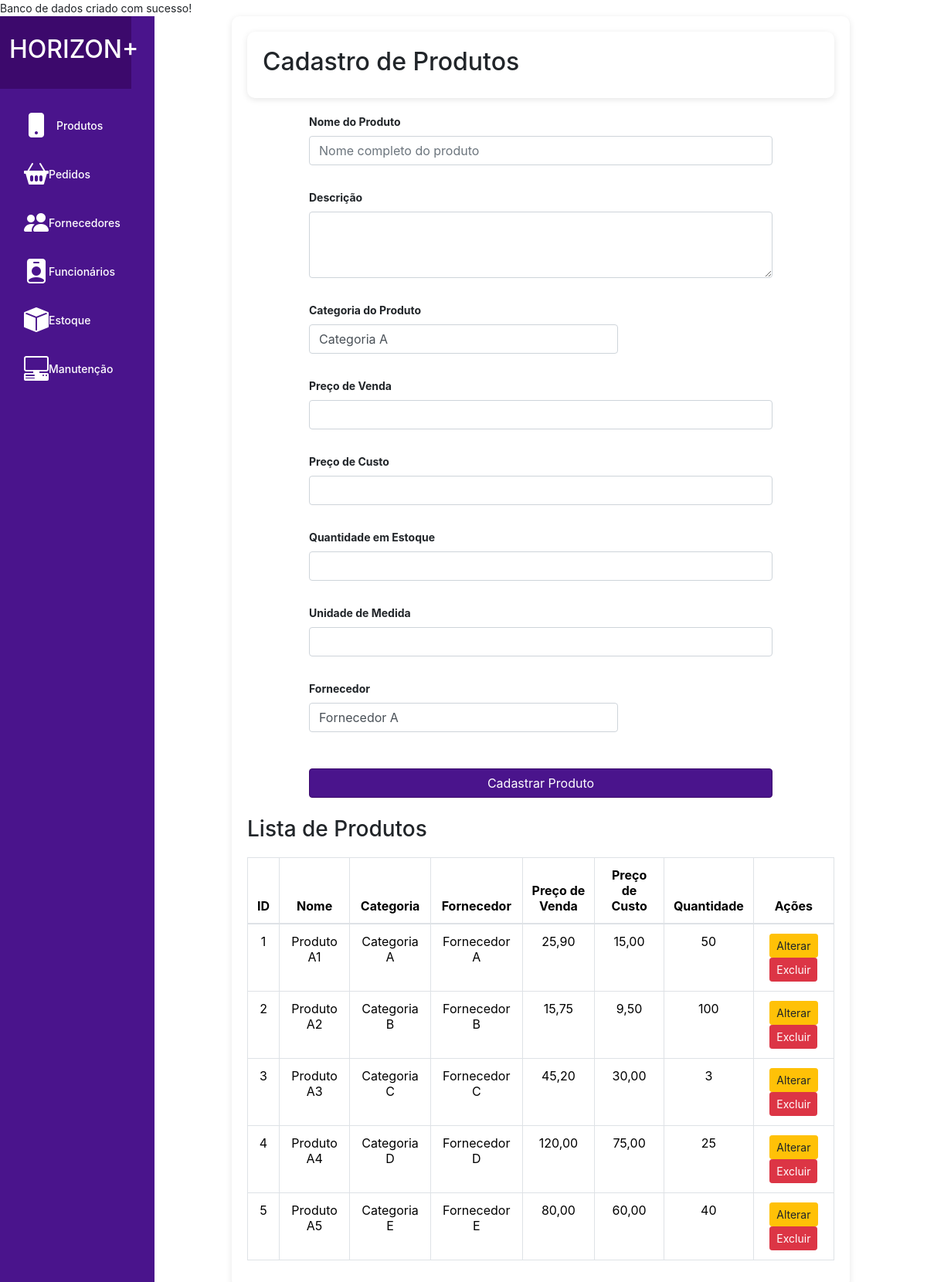
/produtos.php, run on the app's committed database.
### tables this page shows
CREATE TABLE IF NOT EXISTS produtos (
    produto_id INT(11) AUTO_INCREMENT PRIMARY KEY,
    nome VARCHAR(100) NOT NULL,
    descricao TEXT NOT NULL,
    categoria_id INT NOT NULL,
    preco_venda DECIMAL(10,2),
    preco_custo DECIMAL(10,2),
    quantidade_estoque INT,
    unidade_medida VARCHAR(50),
    fornecedor_id INT NOT NULL,
    FOREIGN KEY (categoria_id) REFERENCES categorias(categoria_id),
    FOREIGN KEY (fornecedor_id) REFERENCES fornecedores(fornecedor_id)
);

CREATE TABLE IF NOT EXISTS categorias (
    categoria_id INT(11) AUTO_INCREMENT PRIMARY KEY,
    nome VARCHAR(100) NOT NULL,
    descricao TEXT
);

CREATE TABLE IF NOT EXISTS fornecedores (
    fornecedor_id INT(11) AUTO_INCREMENT PRIMARY KEY,
    nome VARCHAR(100) NOT NULL,
    telefone VARCHAR(20) NOT NULL,
    email VARCHAR(100) NOT NULL,
    endereco VARCHAR(255)
);

### produtos.php (the view, shortened to what this page needs)
<?php
include 'config.php';
$categories = $conn->query("SELECT * FROM categorias")->fetchAll();
$suppliers = $conn->query("SELECT * FROM fornecedores")->fetchAll();
$products = $conn->query("SELECT produtos.*, categorias.nome AS category_name, fornecedores.nome AS supplier_name
FROM produtos
JOIN categorias ON produtos.categoria_id = categorias.categoria_id
JOIN fornecedores ON produtos.fornecedor_id = fornecedores.fornecedor_id")->fetchAll();
?>
<!DOCTYPE html>
<html lang="pt-br">
<head>
    <link rel="stylesheet" href="src/css/styles.css">
    <link href="https://cdn.jsdelivr.net/npm/bootstrap@5.3.3/dist/css/bootstrap.min.css" rel="stylesheet">
    <link href="https://stackpath.bootstrapcdn.com/bootstrap/4.5.2/css/bootstrap.min.css" rel="stylesheet">
    <link rel="stylesheet" href="https://cdnjs.cloudflare.com/ajax/libs/bootstrap-icons/1.10.3/font/bootstrap-icons.min.css">
    <link rel="stylesheet" href="src/css/styles.css">
</head>
<body>
    <body>
    <div class="container-fluid">
    <div class="row">
    <nav class="col-md-2 d-none d-md-block bg-purple sidebar">
                <div class="logo text-center py-4">
                    <h2>HORIZON+</h2>
                </div>
                <div class="sidebar-sticky">
                    <ul class="nav flex-column">
                        <li class="nav-item">
                            <a class="nav-link active" href="produtos.php">
                                <i class="bi bi-phone-fill icon-large"></i>
                                <span>Produtos</span>
                            </a>
                        </li>
                        <li class="nav-item"><a class="nav-link" href="pedidos.php"><i class="bi bi-basket2-fill icon-large"></i> Pedidos</a></li>
                        <li class="nav-item"><a class="nav-link" href="fornecedores.php"><i class="bi bi-people-fill icon-large"></i> Fornecedores</a></li>
                        <li class="nav-item"><a class="nav-link" href="funcionarios.php"><i class="bi bi-person-badge-fill icon-large"></i> Funcionários</a></li>
                        <li class="nav-item"><a class="nav-link" href="estoque.php"><i class="bi bi-box-fill icon-large"></i> Estoque</a></li>
                        <li class="nav-item"><a class="nav-link" href="manutencao.php"><i class="bi bi-pc-display-horizontal icon-large"></i> Manutenção</a></li>
                    </ul>
                </div>
            </nav>
        <main role="main" class="col-md-10 ml-sm-auto px-4">
            <div class="container">
                <div class="container"><h1 class="h2">Cadastro de Produtos</h1></div>
                <form id="productForm" method="POST">
                    <div class="form-group">
                        <label for="productName">Nome do Produto</label>
                        <input type="text" class="form-control" id="productName" name="productName" placeholder="Nome completo do produto" maxlength="100" required>
                    </div>
                    <div class="form-group">
                        <label for="productDescription">Descrição</label>
                        <textarea class="form-control" id="productDescription" name="productDescription" rows="3" required></textarea>
                    </div>
                    <div class="form-group">
                        <label for="productCategory">Categoria do Produto</label>
                        <select class="form-control" id="productCategory" name="productCategory" required>
                            <?php foreach ($categories as $category): ?>
                                <option value="<?= $category['categoria_id'] ?>"><?= htmlspecialchars($category['nome']) ?></option>
                            <?php endforeach; ?>
                        </select>
                    </div>
                    <div class="form-group">
                        <label for="productPriceSale">Preço de Venda</label>
                        <input type="text" class="form-control" id="productPriceSale" name="productPriceSale" required>
                    </div>
                    <div class="form-group">
                        <label for="productPriceCost">Preço de Custo</label>
                        <input type="text" class="form-control" id="productPriceCost" name="productPriceCost" required>
                    </div>
                    <div class="form-group">
                        <label for="productStockQuantity">Quantidade em Estoque</label>
                        <input type="number" class="form-control" id="productStockQuantity" name="productStockQuantity" required>
                    </div>
                    <div class="form-group">
                        <label for="productUnit">Unidade de Medida</label>
                        <input type="text" class="form-control" id="productUnit" name="productUnit" required>
                    </div>
                    <div class="form-group">
                        <label for="productSupplier">Fornecedor</label>
                        <select class="form-control" id="productSupplier" name="productSupplier" required>
                            <?php foreach ($suppliers as $supplier): ?>
                                <option value="<?= $supplier['fornecedor_id'] ?>"><?= htmlspecialchars($supplier['nome']) ?></option>
                            <?php endforeach; ?>
                        </select>
                    </div>
                    <button type="submit" class="btn btn-primary">Cadastrar Produto</button>
                </form>
                <div id="productList" class="mt-4">
                    <h3>Lista de Produtos</h3>
                    <table class="table table-bordered">
                        <thead>
                            <tr>
                                <th>ID</th>
                                <th>Nome</th>
                                <th>Categoria</th>
                                <th>Fornecedor</th>
                                <th>Preço de Venda</th>
                                <th>Preço de Custo</th>
                                <th>Quantidade</th>
                                <th>Ações</th>
                            </tr>
                        </thead>
                        <tbody>
                            <?php foreach ($products as $product): ?>
                                <tr>
                                    <td><?= $product['produto_id'] ?></td>
                                    <td><?= htmlspecialchars($product['nome']) ?></td>
                                    <td><?= htmlspecialchars($product['category_name']) ?></td>
                                    <td><?= htmlspecialchars($product['supplier_name']) ?></td>
                                    <td><?= number_format($product['preco_venda'], 2, ',', '.') ?></td>
                                    <td><?= number_format($product['preco_custo'], 2, ',', '.') ?></td>
                                    <td><?= $product['quantidade_estoque'] ?></td>
                                    <td>
                                    <a href="update_produto.php?id=<?= $product['produto_id'] ?>" class="btn btn-warning btn-sm">Alterar</a>
                                    <a href="delete_produto.php?id=<?= $product['produto_id'] ?>" class="btn btn-danger btn-sm">Excluir</a>
                                    </td>
                                </tr>
                            <?php endforeach; ?>
                        </tbody>
                    </table>
                </div>
                </div>
            </div>
    </div>

### src/css/styles.css (style rules this page uses)
:root { --bg-purple: #4A148C; --depp-purple: #3c096c; --text-white: #fff; --font-size-logo: 1.5rem; --font-weight-bold: bold; --font-size-base: 0.875rem; --padding-top-sidebar: 0; --margin-bottom-logo: 20px; --icon-size-small: 16px; --icon-size-medium: 24px; --icon-size-large: 32px; }
body { font-size: var(--font-size-base); }
select { width: 400px !important; }
.sidebar { background-color: var(--bg-purple); height: auto; padding-top: var(--padding-top-sidebar); }
.sidebar .logo { position: relative; text-align: center; color: var(--text-white); font-size: var(--font-size-logo); font-weight: bolder; padding: 15px; margin: 0; margin-left: -15px; width: 100%; max-width: 100%; background-color: var(--deep-purple); }
.sidebar .nav-link { color: var(--text-white); font-weight: 500; display: flex; align-items: center; margin-top: 15px; }
.sidebar .nav-link.active { color: var(--text-white); }
.sidebar .nav-link span { margin-left: 10px; }
.sidebar-sticky { position: -webkit-sticky; position: sticky; top: 0; height: calc(100vh - 48px); padding-top: 0.5rem; overflow-x: hidden; overflow-y: auto; }
.form-group label { font-weight: var(--font-weight-bold); }
input { display: block; height: 37px; border: 1px solid #ccc; border-radius: 4px; padding: 4px 10px; }
.icon-large { font-size: var(--icon-size-large); }
@media (max-width: 1200px) { .sidebar .logo { font-size: calc(var(--font-size-logo) * 0.9); padding: 12px; } }

### produtos.php (style rules this page uses)
:root { --bg-purple: #4A148C; --deep-purple: #3c096c; --text-white: #fff; --border-color: #ddd; }
.container { width: 100%; max-width: 800px; padding: 20px; background-color: white; box-shadow: 0 2px 8px rgba(0, 0, 0, 0.1); border-radius: 10px; margin-bottom: 20px; }
h2 { font-weight: 500; color: white; text-align: center; }
form { display: flex; flex-direction: column; gap: 15px; align-items: center; }
.form-group, .mb-3 { display: flex; flex-direction: column; width: 100%; max-width: 600px; text-align: left; }
input, select { padding: 10px; font-size: 1rem; border: 1px solid var(--border-color); border-radius: 8px; background-color: #f9f9f9; width: 100%; }
button { padding: 12px; font-size: 1rem; color: var(--text-white); background-color: var(--bg-purple); border: none; border-radius: 8px; cursor: pointer; font-weight: 500; transition: background-color 0.3s ease; width: 100%; max-width: 600px; margin-top: 20px; }
.table { width: 100%; border-collapse: collapse; margin-top: 20px; }
th, td { padding: 14px; text-align: center; border: 1px solid var(--border-color); }
th { background-color: var(--bg-purple); color: var(--text-white); }
td { background-color: #f9f9f9; }
.btn-primary { margin-top: 2%; margin-left: 0%; width: 100%; background-color: var(--bg-purple); border-color: var(--depp-purple); }

### data on the page
produtos: produto_id "1", nome "Produto A1", categoria.nome "Categoria A", fornecedor.nome "Fornecedor A", preco_venda "25,90", preco_custo "15,00", quantidade_estoque "50"
produtos: produto_id "2", nome "Produto A2", categoria.nome "Categoria B", fornecedor.nome "Fornecedor B", preco_venda "15,75", preco_custo "9,50", quantidade_estoque "100"
produtos: produto_id "3", nome "Produto A3", categoria.nome "Categoria C", fornecedor.nome "Fornecedor C", preco_venda "45,20", preco_custo "30,00", quantidade_estoque "3"
produtos: produto_id "4", nome "Produto A4", categoria.nome "Categoria D", fornecedor.nome "Fornecedor D", preco_venda "120,00", preco_custo "75,00", quantidade_estoque "25"
produtos: produto_id "5", nome "Produto A5", categoria.nome "Categoria E", fornecedor.nome "Fornecedor E", preco_venda "80,00", preco_custo "60,00", quantidade_estoque "40"

### other printed values
form field productCategory "Categoria A"
form field productSupplier "Fornecedor A"
